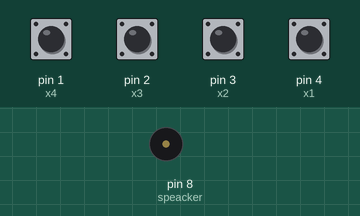
Bench run of a sketch on a simulated Arduino Uno, built with avr-gcc and run on an emulated ATmega328P. Shown: buzzer (waves = sounding). The test bench sets the inputs (shaded band); at power-on: pin 1 (x4), pin 2 (x3), pin 3 (x2), pin 4 (x1) HIGH.

Above: at 1.2 s.
1.3 s: pin 1 (x4) pulled LOW for 0.15 s
At 1.37 s:
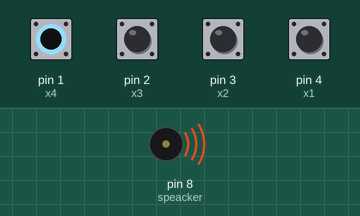
Timing chart, 0 to 4.3 s (numbered marks = the images above; inputs shaded):
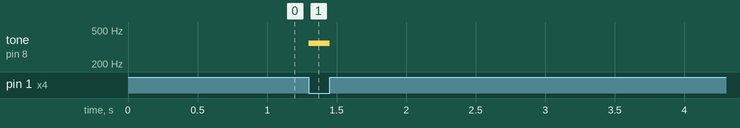

The sketch:

microprocessor_24.ino
```cpp
#define T_C 262
#define T_D 294
#define T_E 330
#define T_F 349

int x1 = 4;
int x2 = 3;
int x3 = 2;
int x4 = 1;
int speacker = 8;

void setup() {
 for (int i = 1; i < 5; i++) {
  pinMode(i, INPUT);
  digitalWrite(i, HIGH);
  }
}

void loop() {
 while(digitalRead(x1) == LOW) {
  tone(speacker, T_C);
  }

  while(digitalRead(x2) == LOW) {
  tone(speacker, T_D);
  }

  while(digitalRead(x3) == LOW) {
  tone(speacker, T_E);
  }

  while(digitalRead(x4) == LOW) {
  tone(speacker, T_F);
  }

  noTone(speacker);
}
```

Measured:
- after the input at 1.3 s, tone on pin 8 (speacker): silent → 349 Hz at once, → silent 0.15 s later
